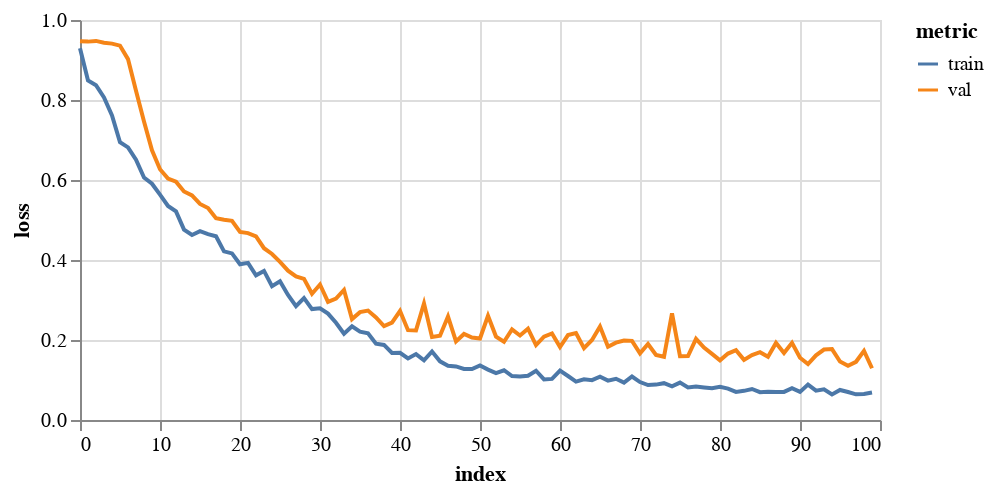

Here is the notebook cell this chart was saved with:
### Markdown cell above
## 3. Train a GCN

### Code cell
gcn = FeaStNet()
history = gcn.trainModel(trainData, valData, 
                     epochs=100, 
                     batch_size=256, 
                     flatten=True, 
                     logTrans=False, 
                     ssTrans=True, 
                     saveDir='./results/debugging/')

plotHistory(history)

### Figure 1 — Vega-Lite specification as saved in the notebook (floating-point values rounded to 4 significant figures)
{"config": {"view": {"continuousWidth": 400, "continuousHeight": 300}}, "data": {"name": "data-f3343e7d44a2439b0b28a07c517f26b3"}, "mark": "line", "encoding": {"color": {"type": "nominal", "field": "metric"}, "tooltip": [{"type": "quantitative", "field": "epoch"}, {"type": "quantitative", "field": "value"}], "x": {"type": "quantitative", "field": "index"}, "y": {"type": "quantitative", "axis": {"title": "loss"}, "field": "value"}}, "height": 200, "transform": [{"fold": ["train", "val"], "as": ["metric", "value"]}], "width": 400, "$schema": "https://vega.github.io/schema/vega-lite/v4.8.1.json", "datasets": {"data-f3343e7d44a2439b0b28a07c517f26b3": [{"index": 0, "train": 0.9294, "val": 0.9469}, {"index": 1, "train": 0.8488, "val": 0.9459}, {"index": 2, "train": 0.8369, "val": 0.9477}, {"index": 3, "train": 0.8064, "val": 0.9431}, {"index": 4, "train": 0.7616, "val": 0.941}, {"index": 5, "train": 0.6944, "val": 0.9358}, {"index": 6, "train": 0.6816, "val": 0.9022}, {"index": 7, "train": 0.6508, "val": 0.8234}, {"index": 8, "train": 0.6063, "val": 0.7462}, {"index": 9, "train": 0.5906, "val": 0.6741}, {"index": 10, "train": 0.5634, "val": 0.6271}, {"index": 11, "train": 0.5351, "val": 0.6037}, {"index": 12, "train": 0.5214, "val": 0.5959}, {"index": 13, "train": 0.4761, "val": 0.5713}, {"index": 14, "train": 0.4626, "val": 0.5615}, {"index": 15, "train": 0.4722, "val": 0.5401}, {"index": 16, "train": 0.4647, "val": 0.5299}, {"index": 17, "train": 0.4593, "val": 0.5046}, {"index": 18, "train": 0.4216, "val": 0.5005}, {"index": 19, "train": 0.4165, "val": 0.4979}, {"index": 20, "train": 0.3895, "val": 0.4702}, {"index": 21, "train": 0.3928, "val": 0.4673}, {"index": 22, "train": 0.3617, "val": 0.4589}, {"index": 23, "train": 0.3727, "val": 0.4295}, {"index": 24, "train": 0.3347, "val": 0.415}, {"index": 25, "train": 0.3468, "val": 0.3952}, {"index": 26, "train": 0.3126, "val": 0.3732}, {"index": 27, "train": 0.2844, "val": 0.359}, {"index": 28, "train": 0.3045, "val": 0.3528}, {"index": 29, "train": 0.2773, "val": 0.3156}, {"index": 30, "train": 0.2794, "val": 0.3387}, {"index": 31, "train": 0.2661, "val": 0.2955}, {"index": 32, "train": 0.2432, "val": 0.3035}, {"index": 33, "train": 0.2158, "val": 0.3251}, {"index": 34, "train": 0.2344, "val": 0.2522}, {"index": 35, "train": 0.2209, "val": 0.2697}, {"index": 36, "train": 0.217, "val": 0.2736}, {"index": 37, "train": 0.1909, "val": 0.2563}, {"index": 38, "train": 0.1876, "val": 0.2347}, {"index": 39, "train": 0.1677, "val": 0.2437}, {"index": 40, "train": 0.1681, "val": 0.2725}, {"index": 41, "train": 0.1539, "val": 0.2246}, {"index": 42, "train": 0.1649, "val": 0.2239}, {"index": 43, "train": 0.1493, "val": 0.2915}, {"index": 44, "train": 0.1712, "val": 0.2078}, {"index": 45, "train": 0.1466, "val": 0.2106}, {"index": 46, "train": 0.1357, "val": 0.2586}, {"index": 47, "train": 0.134, "val": 0.1963}, {"index": 48, "train": 0.1277, "val": 0.2151}, {"index": 49, "train": 0.1272, "val": 0.2062}, {"index": 50, "train": 0.1365, "val": 0.2037}, {"index": 51, "train": 0.1261, "val": 0.2605}, {"index": 52, "train": 0.1173, "val": 0.2086}, {"index": 53, "train": 0.1244, "val": 0.1957}, {"index": 54, "train": 0.1099, "val": 0.2264}, {"index": 55, "train": 0.1087, "val": 0.2112}, {"index": 56, "train": 0.1105, "val": 0.2282}, {"index": 57, "train": 0.1231, "val": 0.1874}, {"index": 58, "train": 0.1014, "val": 0.2082}, {"index": 59, "train": 0.1028, "val": 0.2163}, {"index": 60, "train": 0.1234, "val": 0.1823}, {"index": 61, "train": 0.11, "val": 0.2124}, {"index": 62, "train": 0.09603, "val": 0.2171}, {"index": 63, "train": 0.1018, "val": 0.1797}, {"index": 64, "train": 0.09968, "val": 0.2}, {"index": 65, "train": 0.1081, "val": 0.2339}, {"index": 66, "train": 0.09841, "val": 0.1833}, {"index": 67, "train": 0.1031, "val": 0.1934}, {"index": 68, "train": 0.09348, "val": 0.1988}, {"index": 69, "train": 0.1087, "val": 0.1979}, {"index": 70, "train": 0.09495, "val": 0.1668}, {"index": 71, "train": 0.08732, "val": 0.1901}, {"index": 72, "train": 0.08846, "val": 0.1626}, {"index": 73, "train": 0.09209, "val": 0.158}, {"index": 74, "train": 0.08421, "val": 0.2663}, {"index": 75, "train": 0.0935, "val": 0.1596}, {"index": 76, "train": 0.08133, "val": 0.1599}, {"index": 77, "train": 0.08379, "val": 0.2028}, {"index": 78, "train": 0.08137, "val": 0.1809}, {"index": 79, "train": 0.07925, "val": 0.1654}, {"index": 80, "train": 0.0829, "val": 0.1493}, {"index": 81, "train": 0.0784, "val": 0.1661}, {"index": 82, "train": 0.07022, "val": 0.1746}, {"index": 83, "train": 0.0729, "val": 0.1503}, {"index": 84, "train": 0.07749, "val": 0.1622}, {"index": 85, "train": 0.06966, "val": 0.1694}, {"index": 86, "train": 0.07059, "val": 0.158}, {"index": 87, "train": 0.0701, "val": 0.1927}, {"index": 88, "train": 0.07027, "val": 0.1675}, {"index": 89, "train": 0.07947, "val": 0.193}, {"index": 90, "train": 0.07034, "val": 0.1557}, {"index": 91, "train": 0.08857, "val": 0.1399}, {"index": 92, "train": 0.07342, "val": 0.1616}, {"index": 93, "train": 0.07692, "val": 0.1762}, {"index": 94, "train": 0.06395, "val": 0.1773}, {"index": 95, "train": 0.07503, "val": 0.1463}, {"index": 96, "train": 0.07007, "val": 0.1358}, {"index": 97, "train": 0.06419, "val": 0.1455}, {"index": 98, "train": 0.06482, "val": 0.1729}, {"index": 99, "train": 0.06863, "val": 0.1294}]}}
